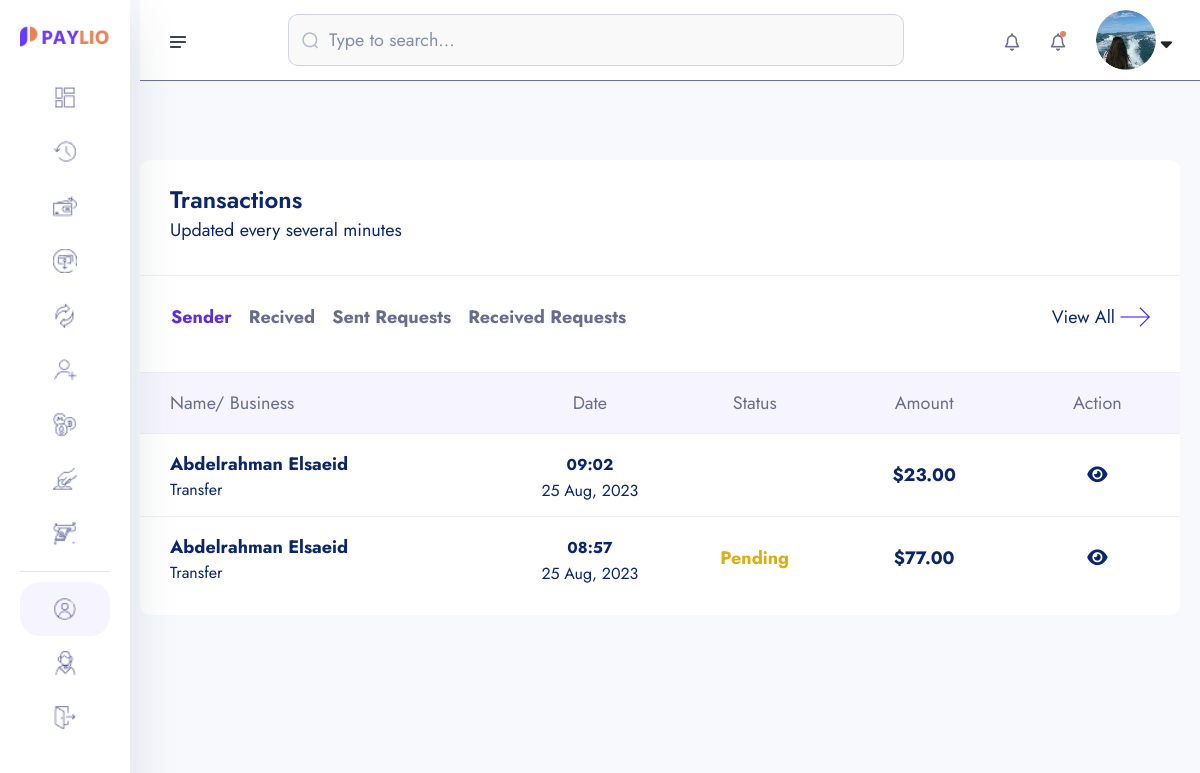
The app's page /transaction/ (signed in), older data.
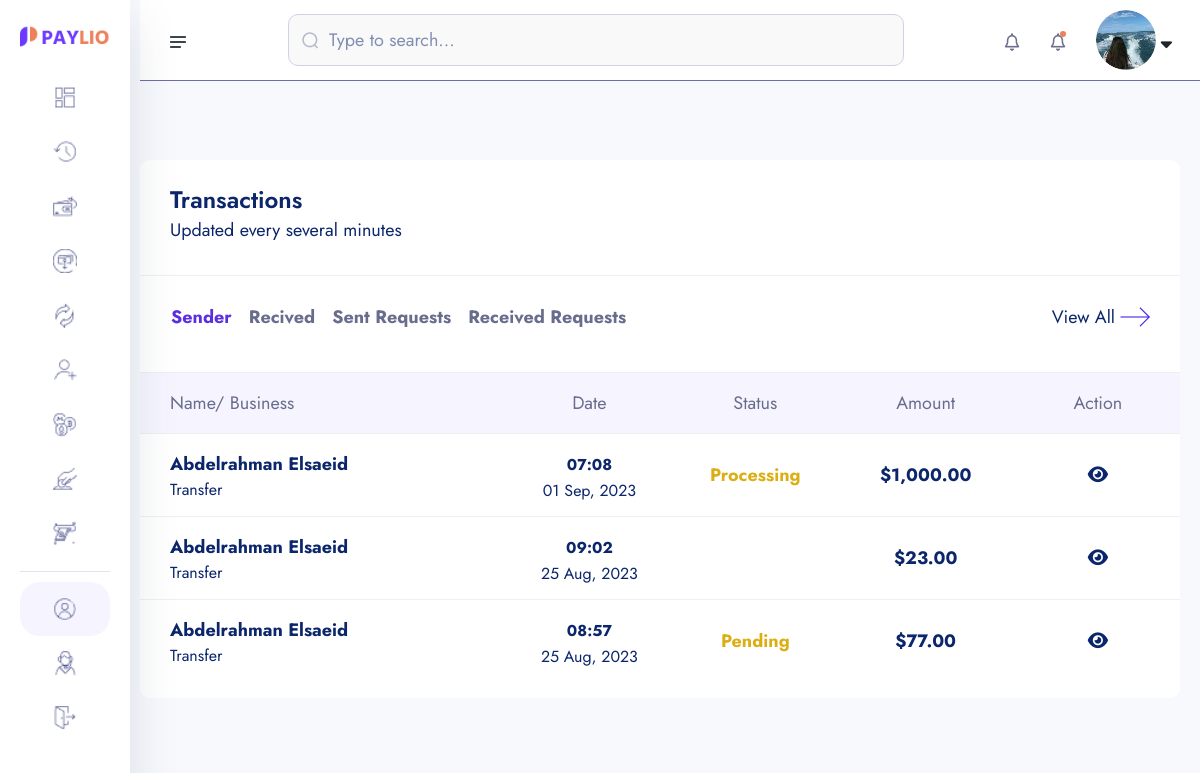
The same page, newer data.
### core/models.py (models this page shows, shortened)
class Transaction(models.Model):
    transaction_id = ShortUUIDField(unique = True, length = 15, max_length=20, prefix="TRN")
    user = models.ForeignKey(User, on_delete=models.SET_NULL, null=True, related_name="user")
    amount = models.DecimalField(max_digits=12, decimal_places=2,default=0.00)
    description = models.CharField(max_length=1000, null=True, blank=True)
    reciver = models.ForeignKey(User, on_delete=models.SET_NULL, null=True, related_name="reciver")
    sender = models.ForeignKey(User, on_delete=models.SET_NULL, null=True, related_name="sender")
    reciver_account = models.ForeignKey(Account, on_delete=models.SET_NULL, null=True, related_name="reciver_account")
    sender_account = models.ForeignKey(Account, on_delete=models.SET_NULL, null=True, related_name="sender_account")
    status = models.CharField(choices=TRANSACTION_STATUS ,max_length=100, default="pending")
    transaction_type = models.CharField(choices=TRANSACTION_TYPE ,max_length=100, default="none")
    date = models.DateTimeField(auto_now_add=True)
    update = models.DateTimeField(auto_now_add=False, null=True, blank=True)

### userauths/models.py (models this page shows, shortened)
class User(AbstractUser):
    username = models.CharField(max_length=100)
    email = models.EmailField(unique=True)
    is_staff = models.BooleanField(default=False)
    is_superuser = models.BooleanField(default=False)
    USERNAME_FIELD = 'email'
    REQUIRED_FIELDS = ['username']

### account/models.py (models this page shows, shortened)
class KYC(models.Model):
    id = models.UUIDField(primary_key=True, unique=True, default=uuid.uuid4, editable=False)
    user =  models.OneToOneField(User, on_delete=models.CASCADE)
    account =  models.OneToOneField(Account, on_delete=models.CASCADE, null=True, blank=True)
    full_name = models.CharField(max_length=1000)
    image = models.ImageField(upload_to="kyc", default="default.jpg")
    marital_status = models.CharField(choices=MARITAL_STATUS, max_length=40)
    gender = models.CharField(choices=GENDER, max_length=40)
    identity_type = models.CharField(choices=IDENTITY_TYPE, max_length=140)
    identity_image = models.ImageField(upload_to="kyc", null=True, blank=True)
    date_of_birth = models.DateTimeField(auto_now_add=False)
    signature = models.ImageField(upload_to="kyc")
    country = models.CharField(max_length=100)
    state = models.CharField(max_length=100)
    city = models.CharField(max_length=100)
    mobile = models.CharField(max_length=1000)
    fax = models.CharField(max_length=1000)
    date = models.DateTimeField(auto_now_add=True)
    class Meta:
        ordering = ['-date']

### core/transaction.py (the view)
# urls.py: path('transaction/',transaction_list, name='transaction-list' ),
@login_required
def transaction_list(request):
    transaction_sender = Transaction.objects.filter(sender = request.user, transaction_type="transfer").order_by("-id")
    transaction_reciver = Transaction.objects.filter(reciver = request.user, transaction_type="transfer").order_by("-id")
    request_sender_transaction = Transaction.objects.filter(sender=request.user, transaction_type="request")
    request_reciever_transaction = Transaction.objects.filter(reciver=request.user, transaction_type="request")
    context = {
        "transaction_sender":transaction_sender,
        "transaction_reciver":transaction_reciver,
        "request_sender_transaction":request_sender_transaction,
        "request_reciever_transaction": request_reciever_transaction,
    }
    return render(request, 'transaction/transaction_list.html', context)

### core/context_processor.py (called while the page is built)
def default(request):
    try:
        notifications = Notification.objects.filter(user=request.user).order_by("-id")[:10]
    except:
        notifications = None
    return {
        "notifications":notifications,
    }

### templates/transaction/transaction_list.html (shortened to what the changed rows need)
{% extends "partials/dashboard-base.html" %}
{% load static %}
{% load humanize %}
{% block content %}
    <section class="dashboard-section body-collapse">
        <div class="overlay pt-120">
            <div class="container-fruid">
                <div class="row">
                    <div class="col-xl-12 col-lg-12">
                        <div class="section-content">
                            <div class="transactions-area mt-40">
                                <div class="tab-content mt-40">
                                    <div class="tab-pane fade show active" id="latest" role="tabpanel" aria-labelledby="latest-tab">
                                        <div class="table-responsive">
                                            <table class="table">
                                                <thead>
                                                    <tr>
                                                        <th scope="col">Name/ Business</th>
                                                        <th scope="col">Date</th>
                                                        <th scope="col">Status</th>
                                                        <th scope="col">Amount</th>
                                                        <th scope="col">Action</th>
                                                    </tr>
                                                </thead>
                                                <tbody>
                                                    {% for s in transaction_sender  %}
                                                    <tr data-bs-toggle="modal" data-bs-target="#transactionsMod">
                                                        <th scope="row">
                                                            <p>{{s.reciver.kyc.full_name|title}}</p>
                                                            <p class="mdr">{{s.transaction_type|title}}</p>
                                                        </th>
                                                        <td>
                                                            <p><small>{{s.date|date:"h:i"}}</small></p>
                                                            <p class="mdr">{{s.date|date:"d M, Y"}}</p>
                                                        </td>
                                                        <td>
                                                            {% if s.status == 'pending' %}
                                                            <p class="inprogress">{{s.status|title}}</p>
                                                            {% endif %}
                                                            {% if s.status == 'processing' %}
                                                             <p class="inprogress">{{s.status|title}}</p>
                                                            {% endif %}
                                                        </td>
                                                        <td>
                                                            <p>${{s.amount|intcomma}}</p>
                                                        </td>
                                                        <td>
                                                            <a href="{% url 'core:transaction-detail' s.transaction_id %}"><i class=" fas fa-eye"></i></a>
                                                        </td>
                                                    </tr>
                                                    {% endfor %}
                                                </tbody>
                                            </table>
                                        </div>
                                    </div>
                                </div>
                            </div>
                        </div>
                    </div>
                </div>
            </div>
        </div>
    </section>
{% endblock content %}

Row changes from the older to the newer data that the page shows:
added Transaction: reciver.kyc.full_name "Abdelrahman Elsaeid", transaction_type "Transfer", date "07:08", date "01 Sep, 2023", status "Processing", amount "1,000.00"
